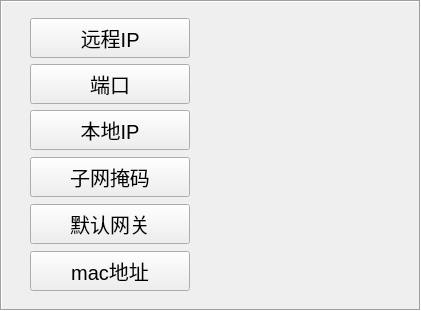
   <widget class="QFrame" name="frame_3">
    <property name="geometry">
     <rect>
      <x>30</x>
      <y>700</y>
      <width>421</width>
      <height>311</height>
     </rect>
    </property>
    <property name="sizePolicy">
     <sizepolicy hsizetype="Ignored" vsizetype="Ignored">
      <horstretch>0</horstretch>
      <verstretch>0</verstretch>
     </sizepolicy>
    </property>
    <property name="minimumSize">
     <size>
      <width>13</width>
      <height>0</height>
     </size>
    </property>
    <property name="font">
     <font>
      <pointsize>24</pointsize>
      <weight>50</weight>
      <bold>false</bold>
      <kerning>true</kerning>
     </font>
    </property>
    <property name="autoFillBackground">
     <bool>false</bool>
    </property>
    <property name="styleSheet">
     <string notr="true">background-image: url(:/background/qrc/background/back.png);
 </string>
    </property>
    <property name="frameShape">
     <enum>QFrame::Box</enum>
    </property>
    <property name="frameShadow">
     <enum>QFrame::Sunken</enum>
    </property>
    <widget class="QPushButton" name="btn_1">
     <property name="geometry">
      <rect>
       <x>30</x>
       <y>18</y>
       <width>160</width>
       <height>40</height>
      </rect>
     </property>
     <property name="font">
      <font>
       <pointsize>15</pointsize>
       <weight>50</weight>
       <bold>false</bold>
      </font>
     </property>
     <property name="focusPolicy">
      <enum>Qt::NoFocus</enum>
     </property>
     <property name="text">
      <string> 远程IP </string>
     </property>
    </widget>
    <widget class="QPushButton" name="btn_3">
     <property name="geometry">
      <rect>
       <x>30</x>
       <y>64</y>
       <width>160</width>
       <height>40</height>
      </rect>
     </property>
     <property name="font">
      <font>
       <pointsize>15</pointsize>
       <weight>50</weight>
       <bold>false</bold>
      </font>
     </property>
     <property name="focusPolicy">
      <enum>Qt::NoFocus</enum>
     </property>
     <property name="text">
      <string>端口</string>
     </property>
    </widget>
    <widget class="QPushButton" name="btn_4">
     <property name="geometry">
      <rect>
       <x>30</x>
       <y>110</y>
       <width>160</width>
       <height>40</height>
      </rect>
     </property>
     <property name="font">
      <font>
       <pointsize>15</pointsize>
       <weight>50</weight>
       <bold>false</bold>
      </font>
     </property>
     <property name="focusPolicy">
      <enum>Qt::NoFocus</enum>
     </property>
     <property name="text">
      <string>本地IP</string>
     </property>
    </widget>
    <widget class="QPushButton" name="btn_5">
     <property name="geometry">
      <rect>
       <x>30</x>
       <y>157</y>
       <width>160</width>
       <height>40</height>
      </rect>
     </property>
     <property name="font">
      <font>
       <pointsize>15</pointsize>
       <weight>50</weight>
       <bold>false</bold>
      </font>
     </property>
     <property name="focusPolicy">
      <enum>Qt::NoFocus</enum>
     </property>
     <property name="text">
      <string>子网掩码</string>
     </property>
    </widget>
    <widget class="QPushButton" name="btn_6">
     <property name="geometry">
      <rect>
       <x>30</x>
       <y>204</y>
       <width>160</width>
       <height>40</height>
      </rect>
     </property>
     <property name="font">
      <font>
       <pointsize>15</pointsize>
       <weight>50</weight>
       <bold>false</bold>
      </font>
     </property>
     <property name="focusPolicy">
      <enum>Qt::NoFocus</enum>
     </property>
     <property name="text">
      <string>默认网关</string>
     </property>
    </widget>
    <widget class="QLabel" name="lbl_farip">
     <property name="geometry">
      <rect>
       <x>220</x>
       <y>16</y>
       <width>161</width>
       <height>41</height>
      </rect>
     </property>
     <property name="font">
      <font>
       <pointsize>15</pointsize>
       <weight>75</weight>
       <bold>true</bold>
      </font>
     </property>
     <property name="text">
      <string/>
     </property>
    </widget>
    <widget class="QLabel" name="lbl_art">
     <property name="geometry">
      <rect>
       <x>220</x>
       <y>66</y>
       <width>161</width>
       <height>41</height>
      </rect>
     </property>
     <property name="font">
      <font>
       <pointsize>15</pointsize>
       <weight>75</weight>
       <bold>true</bold>
      </font>
     </property>
     <property name="text">
      <string/>
     </property>
    </widget>
    <widget class="QLabel" name="lbl_localip">
     <property name="geometry">
      <rect>
       <x>220</x>
       <y>116</y>
       <width>161</width>
       <height>41</height>
      </rect>
     </property>
     <property name="font">
      <font>
       <pointsize>15</pointsize>
       <weight>75</weight>
       <bold>true</bold>
      </font>
     </property>
     <property name="text">
      <string/>
     </property>
    </widget>
    <widget class="QLabel" name="lbl_ma">
     <property name="geometry">
      <rect>
       <x>220</x>
       <y>156</y>
       <width>161</width>
       <height>41</height>
      </rect>
     </property>
     <property name="font">
      <font>
       <pointsize>15</pointsize>
       <weight>75</weight>
       <bold>true</bold>
      </font>
     </property>
     <property name="text">
      <string/>
     </property>
    </widget>
    <widget class="QLabel" name="lbl_guan">
     <property name="geometry">
      <rect>
       <x>220</x>
       <y>206</y>
       <width>161</width>
       <height>41</height>
      </rect>
     </property>
     <property name="font">
      <font>
       <pointsize>15</pointsize>
       <weight>75</weight>
       <bold>true</bold>
      </font>
     </property>
     <property name="text">
      <string/>
     </property>
    </widget>
    <widget class="QPushButton" name="btn_7">
     <property name="geometry">
      <rect>
       <x>30</x>
       <y>251</y>
       <width>160</width>
       <height>40</height>
      </rect>
     </property>
     <property name="font">
      <font>
       <pointsize>15</pointsize>
       <weight>50</weight>
       <bold>false</bold>
      </font>
     </property>
     <property name="focusPolicy">
      <enum>Qt::NoFocus</enum>
     </property>
     <property name="text">
      <string>mac地址</string>
     </property>
    </widget>
    <widget class="QLabel" name="lbl_mac">
     <property name="geometry">
      <rect>
       <x>220</x>
       <y>250</y>
       <width>161</width>
       <height>41</height>
      </rect>
     </property>
     <property name="font">
      <font>
       <pointsize>15</pointsize>
       <weight>75</weight>
       <bold>true</bold>
      </font>
     </property>
     <property name="text">
      <string/>
     </property>
    </widget>
   </widget>
